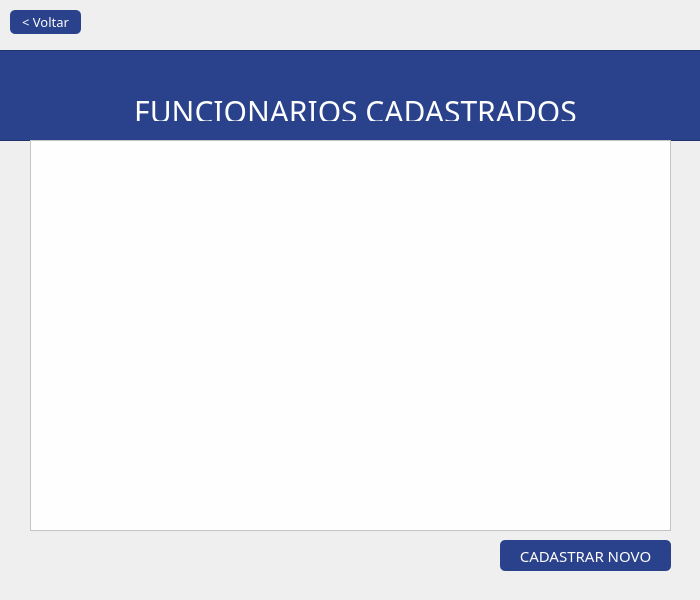
<?xml version="1.0" encoding="UTF-8"?>
<ui version="4.0">
 <class>telaListaFuncionarios</class>
 <widget class="QDialog" name="telaListaFuncionarios">
  <property name="geometry">
   <rect>
    <x>0</x>
    <y>0</y>
    <width>700</width>
    <height>600</height>
   </rect>
  </property>
  <property name="minimumSize">
   <size>
    <width>700</width>
    <height>600</height>
   </size>
  </property>
  <property name="maximumSize">
   <size>
    <width>700</width>
    <height>600</height>
   </size>
  </property>
  <property name="windowTitle">
   <string>BIBLIOTECA</string>
  </property>
  <property name="windowIcon">
   <iconset resource="arquivos.qrc">
    <normaloff>:/images/images/logo.ico</normaloff>:/images/images/logo.ico</iconset>
  </property>
  <widget class="QPushButton" name="voltar_btn">
   <property name="geometry">
    <rect>
     <x>10</x>
     <y>10</y>
     <width>71</width>
     <height>24</height>
    </rect>
   </property>
   <property name="cursor">
    <cursorShape>PointingHandCursor</cursorShape>
   </property>
   <property name="focusPolicy">
    <enum>Qt::NoFocus</enum>
   </property>
   <property name="styleSheet">
    <string notr="true">QPushButton{font-size: 13px;
border-radius: 5px;
background-color:#2a428c;
color: #fefefe;
font-family:Franklin Gothic Heavy;}

:hover{
background-color:#3c58a0;}</string>
   </property>
   <property name="text">
    <string>&lt; Voltar</string>
   </property>
  </widget>
  <widget class="QPushButton" name="cadNovo_btn">
   <property name="geometry">
    <rect>
     <x>500</x>
     <y>540</y>
     <width>171</width>
     <height>31</height>
    </rect>
   </property>
   <property name="cursor">
    <cursorShape>PointingHandCursor</cursorShape>
   </property>
   <property name="focusPolicy">
    <enum>Qt::NoFocus</enum>
   </property>
   <property name="styleSheet">
    <string notr="true">QPushButton{font-size: 15px;
border-radius: 5px;
background-color:#2a428c;
color: #fefefe;
font-family:Franklin Gothic Heavy;
}
:hover{
background-color:#3c58a0;}</string>
   </property>
   <property name="text">
    <string>CADASTRAR NOVO</string>
   </property>
  </widget>
  <widget class="QLabel" name="label_6">
   <property name="geometry">
    <rect>
     <x>320</x>
     <y>20</y>
     <width>65</width>
     <height>65</height>
    </rect>
   </property>
   <property name="maximumSize">
    <size>
     <width>65</width>
     <height>65</height>
    </size>
   </property>
   <property name="text">
    <string/>
   </property>
   <property name="pixmap">
    <pixmap resource="arquivos.qrc">:/images/images/888.png</pixmap>
   </property>
   <property name="scaledContents">
    <bool>true</bool>
   </property>
  </widget>
  <widget class="QTableView" name="funcionarios_tbw">
   <property name="geometry">
    <rect>
     <x>30</x>
     <y>140</y>
     <width>641</width>
     <height>391</height>
    </rect>
   </property>
   <property name="styleSheet">
    <string notr="true">background-color:#fefefe;
color:#303030;
font-size:15px;</string>
   </property>
   <property name="sizeAdjustPolicy">
    <enum>QAbstractScrollArea::AdjustToContentsOnFirstShow</enum>
   </property>
   <property name="editTriggers">
    <set>QAbstractItemView::AnyKeyPressed|QAbstractItemView::DoubleClicked|QAbstractItemView::EditKeyPressed</set>
   </property>
  </widget>
  <widget class="QFrame" name="frame">
   <property name="geometry">
    <rect>
     <x>-10</x>
     <y>50</y>
     <width>721</width>
     <height>91</height>
    </rect>
   </property>
   <property name="styleSheet">
    <string notr="true">background-color:#2a428c;
color:#fefefe;</string>
   </property>
   <property name="frameShape">
    <enum>QFrame::StyledPanel</enum>
   </property>
   <property name="frameShadow">
    <enum>QFrame::Raised</enum>
   </property>
   <widget class="QLabel" name="login">
    <property name="geometry">
     <rect>
      <x>140</x>
      <y>40</y>
      <width>451</width>
      <height>31</height>
     </rect>
    </property>
    <property name="styleSheet">
     <string notr="true">font-family:Franklin Gothic Heavy;
font-size:30px;
color:#fefefe;
</string>
    </property>
    <property name="text">
     <string>FUNCIONARIOS CADASTRADOS</string>
    </property>
    <property name="textFormat">
     <enum>Qt::PlainText</enum>
    </property>
    <property name="alignment">
     <set>Qt::AlignCenter</set>
    </property>
    <property name="textInteractionFlags">
     <set>Qt::TextSelectableByMouse</set>
    </property>
   </widget>
  </widget>
  <zorder>frame</zorder>
  <zorder>voltar_btn</zorder>
  <zorder>cadNovo_btn</zorder>
  <zorder>label_6</zorder>
  <zorder>funcionarios_tbw</zorder>
 </widget>
 <resources>
  <include location="arquivos.qrc"/>
 </resources>
 <connections/>
</ui>
